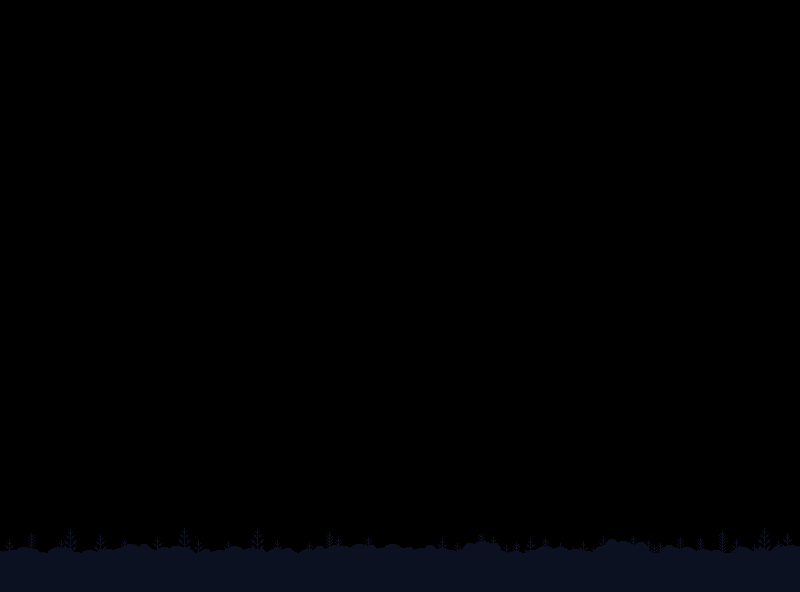

Rendered tile map (Tiled .tmx) drawn with the repository's tilesets; below, a short description and the full map source, tile grids included:
An orthogonal 50x37 tile map with 16x16 px tiles, 1 tile layer (Blocked).

<map version="1.2" tiledversion="1.2.3" orientation="orthogonal" renderorder="right-down" width="50" height="37" tilewidth="16" tileheight="16" infinite="0" nextlayerid="2" nextobjectid="1">
 <tileset firstgid="1" name="forest_bot" tilewidth="16" tileheight="16" tilecount="2842" columns="58">
  <image source="../forest_bot.png" width="928" height="793" />
 </tileset>
 <layer id="1" name="Blocked" width="50" height="37">
  <data encoding="csv">
0,0,0,0,0,0,0,0,0,0,0,0,0,0,0,0,0,0,0,0,0,0,0,0,0,0,0,0,0,0,0,0,0,0,0,0,0,0,0,0,0,0,0,0,0,0,0,0,0,0,
0,0,0,0,0,0,0,0,0,0,0,0,0,0,0,0,0,0,0,0,0,0,0,0,0,0,0,0,0,0,0,0,0,0,0,0,0,0,0,0,0,0,0,0,0,0,0,0,0,0,
0,0,0,0,0,0,0,0,0,0,0,0,0,0,0,0,0,0,0,0,0,0,0,0,0,0,0,0,0,0,0,0,0,0,0,0,0,0,0,0,0,0,0,0,0,0,0,0,0,0,
0,0,0,0,0,0,0,0,0,0,0,0,0,0,0,0,0,0,0,0,0,0,0,0,0,0,0,0,0,0,0,0,0,0,0,0,0,0,0,0,0,0,0,0,0,0,0,0,0,0,
0,0,0,0,0,0,0,0,0,0,0,0,0,0,0,0,0,0,0,0,0,0,0,0,0,0,0,0,0,0,0,0,0,0,0,0,0,0,0,0,0,0,0,0,0,0,0,0,0,0,
0,0,0,0,0,0,0,0,0,0,0,0,0,0,0,0,0,0,0,0,0,0,0,0,0,0,0,0,0,0,0,0,0,0,0,0,0,0,0,0,0,0,0,0,0,0,0,0,0,0,
0,0,0,0,0,0,0,0,0,0,0,0,0,0,0,0,0,0,0,0,0,0,0,0,0,0,0,0,0,0,0,0,0,0,0,0,0,0,0,0,0,0,0,0,0,0,0,0,0,0,
0,0,0,0,0,0,0,0,0,0,0,0,0,0,0,0,0,0,0,0,0,0,0,0,0,0,0,0,0,0,0,0,0,0,0,0,0,0,0,0,0,0,0,0,0,0,0,0,0,0,
0,0,0,0,0,0,0,0,0,0,0,0,0,0,0,0,0,0,0,0,0,0,0,0,0,0,0,0,0,0,0,0,0,0,0,0,0,0,0,0,0,0,0,0,0,0,0,0,0,0,
0,0,0,0,0,0,0,0,0,0,0,0,0,0,0,0,0,0,0,0,0,0,0,0,0,0,0,0,0,0,0,0,0,0,0,0,0,0,0,0,0,0,0,0,0,0,0,0,0,0,
0,0,0,0,0,0,0,0,0,0,0,0,0,0,0,0,0,0,0,0,0,0,0,0,0,0,0,0,0,0,0,0,0,0,0,0,0,0,0,0,0,0,0,0,0,0,0,0,0,0,
0,0,0,0,0,0,0,0,0,0,0,0,0,0,0,0,0,0,0,0,0,0,0,0,0,0,0,0,0,0,0,0,0,0,0,0,0,0,0,0,0,0,0,0,0,0,0,0,0,0,
0,0,0,0,0,0,0,0,0,0,0,0,0,0,0,0,0,0,0,0,0,0,0,0,0,0,0,0,0,0,0,0,0,0,0,0,0,0,0,0,0,0,0,0,0,0,0,0,0,0,
0,0,0,0,0,0,0,0,0,0,0,0,0,0,0,0,0,0,0,0,0,0,0,0,0,0,0,0,0,0,0,0,0,0,0,0,0,0,0,0,0,0,0,0,0,0,0,0,0,0,
0,0,0,0,0,0,0,0,0,0,0,0,0,0,0,0,0,0,0,0,0,0,0,0,0,0,0,0,0,0,0,0,0,0,0,0,0,0,0,0,0,0,0,0,0,0,0,0,0,0,
0,0,0,0,0,0,0,0,0,0,0,0,0,0,0,0,0,0,0,0,0,0,0,0,0,0,0,0,0,0,0,0,0,0,0,0,0,0,0,0,0,0,0,0,0,0,0,0,0,0,
0,0,0,0,0,0,0,0,0,0,0,0,0,0,0,0,0,0,0,0,0,0,0,0,0,0,0,0,0,0,0,0,0,0,0,0,0,0,0,0,0,0,0,0,0,0,0,0,0,0,
0,0,0,0,0,0,0,0,0,0,0,0,0,0,0,0,0,0,0,0,0,0,0,0,0,0,0,0,0,0,0,0,0,0,0,0,0,0,0,0,0,0,0,0,0,0,0,0,0,0,
0,0,0,0,0,0,0,0,0,0,0,0,0,0,0,0,0,0,0,0,0,0,0,0,0,0,0,0,0,0,0,0,0,0,0,0,0,0,0,0,0,0,0,0,0,0,0,0,0,0,
0,0,0,0,0,0,0,0,0,0,0,0,0,0,0,0,0,0,0,0,0,0,0,0,0,0,0,0,0,0,0,0,0,0,0,0,0,0,0,0,0,0,0,0,0,0,0,0,0,0,
0,0,0,0,0,0,0,0,0,0,0,0,0,0,0,0,0,0,0,0,0,0,0,0,0,0,0,0,0,0,0,0,0,0,0,0,0,0,0,0,0,0,0,0,0,0,0,0,0,0,
0,0,0,0,0,0,0,0,0,0,0,0,0,0,0,0,0,0,0,0,0,0,0,0,0,0,0,0,0,0,0,0,0,0,0,0,0,0,0,0,0,0,0,0,0,0,0,0,0,0,
0,0,0,0,0,0,0,0,0,0,0,0,0,0,0,0,0,0,0,0,0,0,0,0,0,0,0,0,0,0,0,0,0,0,0,0,0,0,0,0,0,0,0,0,0,0,0,0,0,0,
0,0,0,0,0,0,0,0,0,0,0,0,0,0,0,0,0,0,0,0,0,0,0,0,0,0,0,0,0,0,0,0,0,0,0,0,0,0,0,0,0,0,0,0,0,0,0,0,0,0,
0,0,0,0,0,0,0,0,0,0,0,0,0,0,0,0,0,0,0,0,0,0,0,0,0,0,0,0,0,0,0,0,0,0,0,0,0,0,0,0,0,0,0,0,0,0,0,0,0,0,
0,0,0,0,0,0,0,0,0,0,0,0,0,0,0,0,0,0,0,0,0,0,0,0,0,0,0,0,0,0,0,0,0,0,0,0,0,0,0,0,0,0,0,0,0,0,0,0,0,0,
0,0,0,0,0,0,0,0,0,0,0,0,0,0,0,0,0,0,0,0,0,0,0,0,0,0,0,0,0,0,0,0,0,0,0,0,0,0,0,0,0,0,0,0,0,0,0,0,0,0,
0,0,0,0,0,0,0,0,0,0,0,0,0,0,0,0,0,0,0,0,0,0,0,0,0,0,0,0,0,0,0,0,0,0,0,0,0,0,0,0,0,0,0,0,0,0,0,0,0,0,
0,0,0,0,0,0,0,0,0,0,0,0,0,0,0,0,0,0,0,0,0,0,0,0,0,0,0,0,0,0,0,0,0,0,0,0,0,0,0,0,0,0,0,0,0,0,0,0,0,0,
0,0,0,0,0,0,0,0,0,0,0,0,0,0,0,0,0,0,0,0,0,0,0,0,0,0,0,0,0,0,0,0,0,0,0,0,0,0,0,0,0,0,0,0,0,0,0,0,0,0,
0,0,0,0,0,0,0,0,0,0,0,0,0,0,0,0,0,0,0,0,0,0,0,0,0,0,0,0,0,0,0,0,0,0,0,0,0,0,0,0,0,0,0,0,0,0,0,0,0,0,
0,0,0,0,0,0,0,0,0,0,0,0,0,0,0,0,0,0,0,0,0,0,0,0,0,0,0,0,0,0,0,0,0,0,0,0,0,0,0,0,0,0,0,0,0,0,0,0,0,0,
0,0,0,0,0,0,0,0,0,0,0,0,0,0,0,0,0,0,0,0,0,0,0,0,0,0,0,0,0,0,0,0,0,0,0,0,0,0,0,0,0,0,0,0,0,0,0,0,0,0,
2614,2615,2616,2617,2618,2619,2620,2621,2622,2623,2624,2625,2626,2627,2628,2629,2630,2631,2632,2633,2634,2635,2636,2637,2638,2639,2640,2641,2642,2643,2644,2645,2646,2647,2648,2649,2650,2651,2652,2653,2654,2655,2656,2657,2658,2659,2660,2661,2662,2663,
2672,2673,2674,2675,2676,2677,2678,2679,2680,2681,2682,2683,2684,2685,2686,2687,2688,2689,2690,2691,2692,2693,2694,2695,2696,2697,2698,2699,2700,2701,2702,2703,2704,2705,2706,2707,2708,2709,2710,2711,2712,2713,2714,2715,2716,2717,2718,2719,2720,2721,
2730,2731,2732,2733,2734,2735,2736,2737,2738,2739,2740,2741,2742,2743,2744,2745,2746,2747,2748,2749,2750,2751,2752,2753,2754,2755,2756,2757,2758,2759,2760,2761,2762,2763,2764,2765,2766,2767,2768,2769,2770,2771,2772,2773,2774,2775,2776,2777,2778,2779,
2788,2789,2790,2791,2792,2793,2794,2795,2796,2797,2798,2799,2800,2801,2802,2803,2804,2805,2806,2807,2808,2809,2810,2811,2812,2813,2814,2815,2816,2817,2818,2819,2820,2821,2822,2823,2824,2825,2826,2827,2828,2829,2830,2831,2832,2833,2834,2835,2836,2837
</data>
 </layer>
</map>
